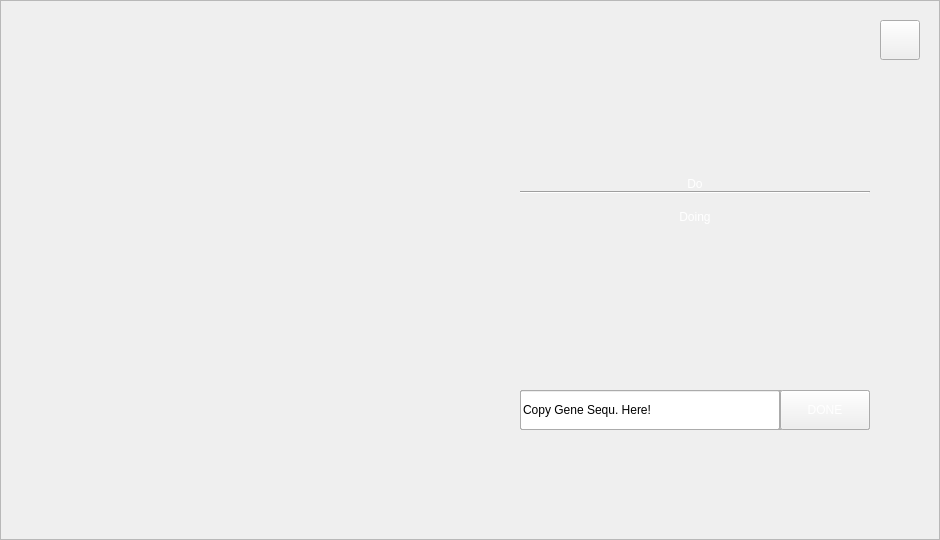
<?xml version="1.0" encoding="UTF-8"?>
<ui version="4.0">
 <class>Widget</class>
 <widget class="QWidget" name="Widget">
  <property name="geometry">
   <rect>
    <x>0</x>
    <y>0</y>
    <width>940</width>
    <height>540</height>
   </rect>
  </property>
  <property name="windowTitle">
   <string>Widget</string>
  </property>
  <property name="windowIcon">
   <iconset resource="gNAP.qrc">
    <normaloff>:/picture/picture/icon.png</normaloff>:/picture/picture/icon.png</iconset>
  </property>
  <property name="styleSheet">
   <string notr="true"/>
  </property>
  <widget class="QFrame" name="background">
   <property name="geometry">
    <rect>
     <x>0</x>
     <y>0</y>
     <width>940</width>
     <height>540</height>
    </rect>
   </property>
   <property name="styleSheet">
    <string notr="true">#background{border-image: url(:/picture/picture/background.jpg);}</string>
   </property>
   <property name="frameShape">
    <enum>QFrame::StyledPanel</enum>
   </property>
   <property name="frameShadow">
    <enum>QFrame::Raised</enum>
   </property>
   <widget class="QLabel" name="Do">
    <property name="geometry">
     <rect>
      <x>520</x>
      <y>70</y>
      <width>350</width>
      <height>121</height>
     </rect>
    </property>
    <property name="styleSheet">
     <string notr="true">#Do{
        font: 75 36pt &quot;Aharoni&quot;;
        color:white;
}</string>
    </property>
    <property name="text">
     <string>Do</string>
    </property>
    <property name="alignment">
     <set>Qt::AlignBottom|Qt::AlignHCenter</set>
    </property>
    <property name="wordWrap">
     <bool>true</bool>
    </property>
   </widget>
   <widget class="QPushButton" name="TF_TF">
    <property name="geometry">
     <rect>
      <x>520</x>
      <y>390</y>
      <width>350</width>
      <height>40</height>
     </rect>
    </property>
    <property name="cursor">
     <cursorShape>PointingHandCursor</cursorShape>
    </property>
    <property name="styleSheet">
     <string notr="true">#TF_TF{
        border-image: url(:/picture/picture/green1.png);
color:white;
        font: 75 20pt &quot;Aharoni&quot;;
}

#TF_TF:hover{
        border-image: url(:/picture/picture/green2.png);
}
</string>
    </property>
    <property name="text">
     <string>TF-TF</string>
    </property>
   </widget>
   <widget class="QPushButton" name="TF_Gene">
    <property name="geometry">
     <rect>
      <x>520</x>
      <y>390</y>
      <width>350</width>
      <height>40</height>
     </rect>
    </property>
    <property name="cursor">
     <cursorShape>PointingHandCursor</cursorShape>
    </property>
    <property name="styleSheet">
     <string notr="true">#TF_Gene{
        border-image: url(:/picture/picture/green1.png);
color:white;
        font: 75 20pt &quot;Aharoni&quot;;
}

#TF_Gene:hover{
        border-image: url(:/picture/picture/green2.png);
}
</string>
    </property>
    <property name="text">
     <string>TF-Gene</string>
    </property>
   </widget>
   <widget class="QPushButton" name="Gene_Info">
    <property name="geometry">
     <rect>
      <x>520</x>
      <y>390</y>
      <width>350</width>
      <height>40</height>
     </rect>
    </property>
    <property name="cursor">
     <cursorShape>PointingHandCursor</cursorShape>
    </property>
    <property name="styleSheet">
     <string notr="true">#Gene_Info{
        border-image: url(:/picture/picture/green1.png);
        color:white;
        font: 75 20pt &quot;Aharoni&quot;;
}

#Gene_Info:hover{
        border-image: url(:/picture/picture/green2.png);
}
</string>
    </property>
    <property name="text">
     <string>Gene Info</string>
    </property>
   </widget>
   <widget class="QPushButton" name="TU_Info">
    <property name="geometry">
     <rect>
      <x>520</x>
      <y>390</y>
      <width>350</width>
      <height>40</height>
     </rect>
    </property>
    <property name="cursor">
     <cursorShape>PointingHandCursor</cursorShape>
    </property>
    <property name="styleSheet">
     <string notr="true">#TU_Info{
        border-image: url(:/picture/picture/green1.png);
color:white;
        font: 75 20pt &quot;Aharoni&quot;;
}

#TU_Info:hover{
        border-image: url(:/picture/picture/green2.png);
}
</string>
    </property>
    <property name="text">
     <string>TU Info</string>
    </property>
   </widget>
   <widget class="QPushButton" name="Promoter_Info">
    <property name="geometry">
     <rect>
      <x>520</x>
      <y>390</y>
      <width>350</width>
      <height>40</height>
     </rect>
    </property>
    <property name="cursor">
     <cursorShape>PointingHandCursor</cursorShape>
    </property>
    <property name="styleSheet">
     <string notr="true">#Promoter_Info{
        border-image: url(:/picture/picture/green1.png);
color:white;
        font: 75 20pt &quot;Aharoni&quot;;
}

#Promoter_Info:hover{
        border-image: url(:/picture/picture/green2.png);
}
</string>
    </property>
    <property name="text">
     <string>Promoter Info</string>
    </property>
   </widget>
   <widget class="QPushButton" name="close">
    <property name="geometry">
     <rect>
      <x>880</x>
      <y>20</y>
      <width>40</width>
      <height>40</height>
     </rect>
    </property>
    <property name="cursor">
     <cursorShape>PointingHandCursor</cursorShape>
    </property>
    <property name="styleSheet">
     <string notr="true">#close{
        border-image: url(:/picture/picture/close1.png);
}

#close:hover{

        border-image: url(:/picture/picture/close2.png);
}</string>
    </property>
    <property name="text">
     <string/>
    </property>
   </widget>
   <widget class="QPushButton" name="Take_a_nap">
    <property name="geometry">
     <rect>
      <x>520</x>
      <y>390</y>
      <width>350</width>
      <height>40</height>
     </rect>
    </property>
    <property name="cursor">
     <cursorShape>PointingHandCursor</cursorShape>
    </property>
    <property name="styleSheet">
     <string notr="true">#Take_a_nap{
        border-image: url(:/picture/picture/green1.png);
color:white;
        font: 75 20pt &quot;Aharoni&quot;;
}

#Take_a_nap:hover{
        border-image: url(:/picture/picture/green2.png);
}
</string>
    </property>
    <property name="text">
     <string>Take a gNAP!</string>
    </property>
   </widget>
   <widget class="Line" name="line">
    <property name="geometry">
     <rect>
      <x>520</x>
      <y>190</y>
      <width>350</width>
      <height>5</height>
     </rect>
    </property>
    <property name="orientation">
     <enum>Qt::Horizontal</enum>
    </property>
   </widget>
   <widget class="QLabel" name="doing">
    <property name="geometry">
     <rect>
      <x>520</x>
      <y>210</y>
      <width>350</width>
      <height>171</height>
     </rect>
    </property>
    <property name="styleSheet">
     <string notr="true">#doing{font: 13pt &quot;Courier10 BT&quot;;
color:white;}</string>
    </property>
    <property name="text">
     <string>Doing</string>
    </property>
    <property name="alignment">
     <set>Qt::AlignHCenter|Qt::AlignTop</set>
    </property>
    <property name="wordWrap">
     <bool>true</bool>
    </property>
   </widget>
   <widget class="QProgressBar" name="progress_bar_start">
    <property name="geometry">
     <rect>
      <x>520</x>
      <y>390</y>
      <width>260</width>
      <height>40</height>
     </rect>
    </property>
    <property name="styleSheet">
     <string notr="true">#progress_bar_start{
        border-image: url(:/picture/picture/progress.png);
}
#progress_bar_start::chunk{
     background-color: white;
     width: 2px;
}</string>
    </property>
    <property name="value">
     <number>0</number>
    </property>
    <property name="textVisible">
     <bool>false</bool>
    </property>
   </widget>
   <widget class="QLineEdit" name="promoter">
    <property name="geometry">
     <rect>
      <x>520</x>
      <y>390</y>
      <width>260</width>
      <height>40</height>
     </rect>
    </property>
    <property name="styleSheet">
     <string notr="true">#promoter{
        font: 16pt &quot;Gisha&quot;;
}</string>
    </property>
    <property name="text">
     <string>Copy Promoter Sequ. Here!</string>
    </property>
   </widget>
   <widget class="QPushButton" name="Promoter_done">
    <property name="geometry">
     <rect>
      <x>780</x>
      <y>390</y>
      <width>90</width>
      <height>40</height>
     </rect>
    </property>
    <property name="cursor">
     <cursorShape>PointingHandCursor</cursorShape>
    </property>
    <property name="styleSheet">
     <string notr="true">#Promoter_done{border-image: url(:/picture/picture/green1.png);
color:white;
        font: 75 20pt &quot;Aharoni&quot;;}
#Promoter_done:hover{
        border-image: url(:/picture/picture/green2.png);
}</string>
    </property>
    <property name="text">
     <string>DONE</string>
    </property>
   </widget>
   <widget class="QLineEdit" name="gene">
    <property name="geometry">
     <rect>
      <x>520</x>
      <y>390</y>
      <width>260</width>
      <height>40</height>
     </rect>
    </property>
    <property name="styleSheet">
     <string notr="true">#gene{
        font: 16pt &quot;Gisha&quot;;
}</string>
    </property>
    <property name="text">
     <string>Copy Gene Sequ. Here!</string>
    </property>
   </widget>
   <widget class="QPushButton" name="Gene_done">
    <property name="geometry">
     <rect>
      <x>780</x>
      <y>390</y>
      <width>90</width>
      <height>40</height>
     </rect>
    </property>
    <property name="cursor">
     <cursorShape>PointingHandCursor</cursorShape>
    </property>
    <property name="styleSheet">
     <string notr="true">#Gene_done{border-image: url(:/picture/picture/green1.png);
color:white;
        font: 75 20pt &quot;Aharoni&quot;;}
#Gene_done:hover{
        border-image: url(:/picture/picture/green2.png);
}</string>
    </property>
    <property name="text">
     <string>DONE</string>
    </property>
   </widget>
   <widget class="QLabel" name="label">
    <property name="geometry">
     <rect>
      <x>20</x>
      <y>20</y>
      <width>213</width>
      <height>117</height>
     </rect>
    </property>
    <property name="styleSheet">
     <string notr="true">border-image: url(:/picture/picture/teamlogo_white_small.png);</string>
    </property>
    <property name="text">
     <string/>
    </property>
   </widget>
  </widget>
 </widget>
 <layoutdefault spacing="6" margin="11"/>
 <resources>
  <include location="gNAP.qrc"/>
 </resources>
 <connections/>
</ui>
